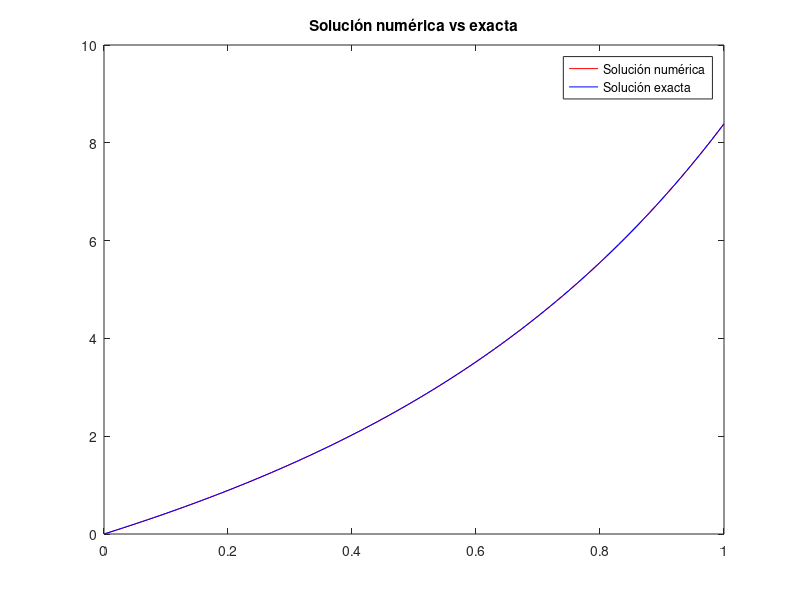

The MATLAB source for this figure:
% Examen Julio 2019

f= @(t,x) [x(2); x(2)+2*x(1)-4*t];
x0 = [0,4];
N = 100;
h = 1/N;
intervalo = [0, 1];
t = intervalo(1):h:intervalo(2);
solexac = @(t) 2*t -1 +exp(2*t);

% Inicialización
x(:,1) = x0;
fi = f(t(1), x(:,1));

for i=1:N
   % P
   x(:,i+1) = x(:,i) + h*fi;
   % E
   fi1 = f(t(i+1), x(:,i+1));
   % C
   x(:,i+1) = x(:,i) + h*(fi1 + fi)/2;
   % E
   fi = f(t(i+1), x(:,i+1));
end

x2 = solexac(t);

figure(1);
plot(t,x(1,:), 'r');
hold on
plot(t,x2, 'b');
title('Solución numérica vs exacta');
legend('Solución numérica','Solución exacta');

max(abs(x(1,:)-x2))